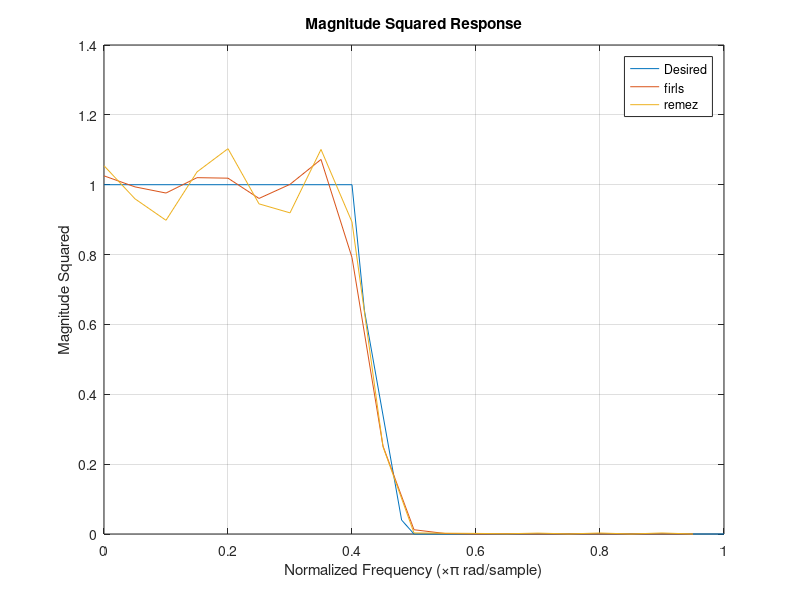

This chart was generated by the following MATLAB code:
clear
n = 20;                             % Filter order
f = [0.0 0.4 0.42 0.48 0.5 1.0];
a = [1.0 1.0 0.80 0.20 0.0 0.0];    % Passband,linear transition,stopband
b_I  = firls(n,f,a);
b_II = remez(n,f,a);

[h_I, w_I ] = freqz(b_I ,1,n);
[h_II,w_II] = freqz(b_II,1,n);

plot( f , a.^2 , w_I/pi , abs(h_I).^2 , w_II/pi , abs(h_II).^2 )
legend('Desired','firls','remez')
xlabel('Normalized Frequency (\times\pi rad/sample)')
ylabel('Magnitude Squared')
title('Magnitude Squared Response')
grid on
